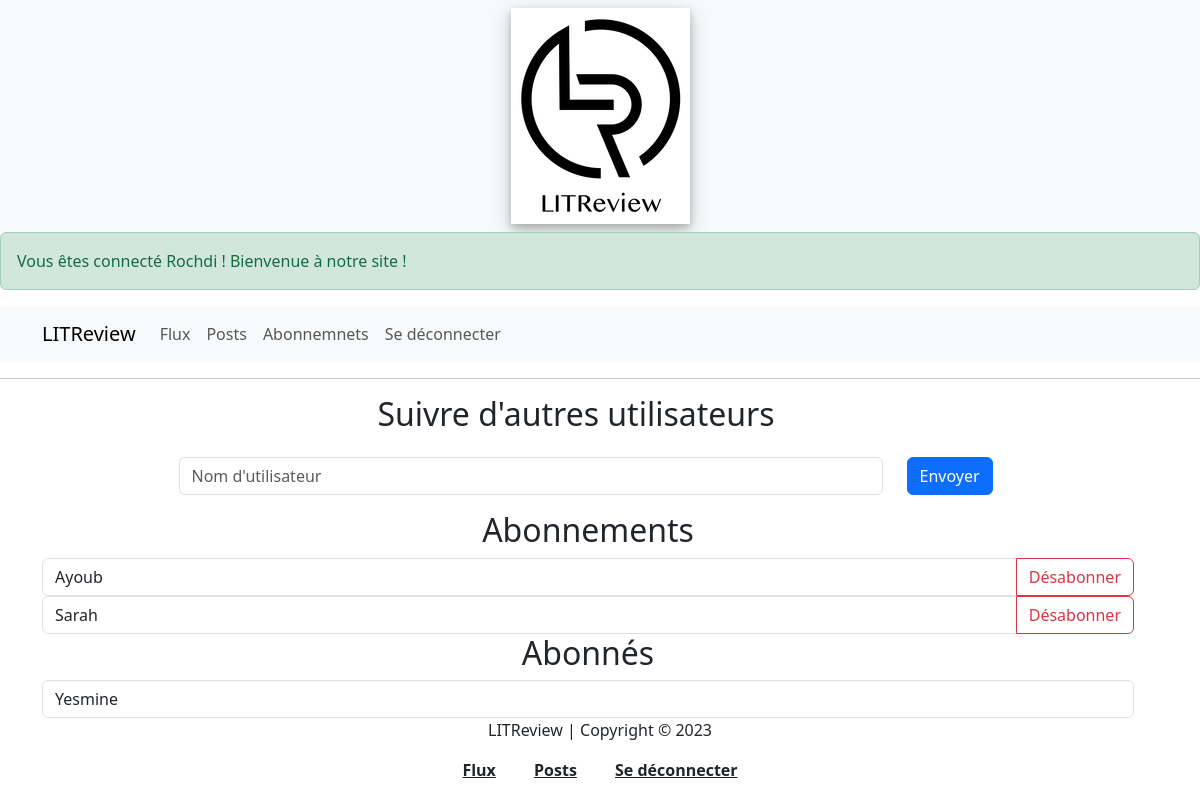
Screenshot of /subscribers/ (signed in) with the database file from the repository.
### accounts/models.py (models this page shows)
class CustomUser(AbstractUser):
    profile_photo = models.ImageField(blank=True, upload_to="", verbose_name="Photo de profil")
    class Meta:
        verbose_name = "Utilisateur"
    def __str__(self):
        return self.username

### subscriptions/models.py (models this page shows, shortened)
class UserFollows(models.Model):
    user = models.ForeignKey(to=settings.AUTH_USER_MODEL, on_delete=models.CASCADE, related_name='following')
    followed_user = models.ForeignKey(to=settings.AUTH_USER_MODEL, on_delete=models.CASCADE,
                                      related_name='followed_by')
    class Meta:
        unique_together = ('user', 'followed_user', )
        verbose_name = "Abonnement: abonné/suivi"

### subscriptions/views.py (the view, shortened to what this page needs)
# urls.py: path("subscribers/", include("subscriptions.urls")),
@login_required
def subscribers(request):
    user = get_user(request)
    message = ''
    followed_users = UserFollows.objects.filter(user=user)
    followed_bys = UserFollows.objects.filter(followed_user=user)
    context = {
        "followed_users": followed_users,
        "followed_bys": followed_bys,
        "user": user,
        'message': message
    }
    return render(request, 'subscriptions/subscribers.html', context)

### subscriptions/templates/subscriptions/subscribers.html (shortened to what this page needs)
{% extends "base.html" %}
{% block content %}
    {% include "nav_bar.html" %}
    <hr>
    <div class="container">
        <form method="POST" action="{% url 'subscribers' %}">
            <div class="row justify-content-center">
                <div class="col text-center">
                    <div class="row justify-content-center">
                        <h2 class="sub-title">Suivre d'autres utilisateurs</h2>
                        <div class="col-8">
                            <input type="text" class="form-control" id="usertofollow" placeholder="Nom d'utilisateur"
                               name="name">
                        </div>
                        <div class="col-1">
                            <button type="submit" name="sub" class="btn btn-primary mb-3">Envoyer</button>
                        </div>
                    </div>
                </div>
            </div>
            <div class="row justify-content-center">
                <div class="col text-center">
                    <h2 class="sub-title">Abonnements</h2>
                    {% for followed_user in followed_users %}
                    <div class="input-group">
                        <input type="text" class="form-control" value="{{followed_user.followed_user.username}}"
                               aria-label="Nom personnage" readonly>
                        <button class="btn btn-outline-danger" value="{{followed_user.followed_user.username}}"
                                name="unsub" type="submit">Désabonner
                        </button>
                    </div>
                    {% endfor %}
                </div>
            </div>
            <div class="row justify-content-center">
                <div class="col text-center">
                    <h2 class="sub-title">Abonnés</h2>
                    {% for followed_by in followed_bys %}
                        <input class="form-control" type="text" value="{{followed_by.user.username}}"
                               aria-label="Nom Personnage" readonly>
                    {% endfor %}
                </div>
            </div>
        </form>
    </div>
    <div class="container-fluid text-center mb-3">
         <p>LITReview | Copyright &copy; 2023</p>
         <a class="alert alert-link" href="{% url 'home' %}">Flux</a>
         <a class="alert alert-link" href="{% url 'posts' %}">Posts</a>
         <a class="alert alert-link" href="{% url 'logout' %}">Se déconnecter</a>
    </div>
{% endblock %}

### templates/nav_bar.html (shortened to what this page needs)
{% block content %}
      {% block comment %}
          <div class="alert alert-success">
              Vous êtes connecté {{ request.user|capfirst }} ! Bienvenue à notre site !
          </div>
      {% endblock %}
      <nav class="navbar navbar-expand-sm navbar-light bg-light">
          <div class="container">
              <a class="navbar-brand" href="#">LITReview</a>
              <div class="collapse navbar-collapse" id="navigation">
                <ul class="navbar-nav">
                  <li class="nav-item">
                    <a class="nav-link" href="{% url 'home' %}">Flux</a>
                  </li>
                  <li class="nav-item">
                    <a class="nav-link" href="{% url 'posts' %}">Posts</a>
                  </li>
                  <li class="nav-item">
                    <a class="nav-link" href="{% url 'subscribers' %}">Abonnemnets</a>
                  </li>
                  <li class="nav-item">
                    <a class="nav-link" href="{% url 'logout' %}">Se déconnecter</a>
                  </li>
                </ul>
              </div>
          </div>
      </nav>
{% endblock %}

### static/css/base.css (style rules this page uses)
a { text-align: center; }
hr { border: 5px solid black; }

### static/css/form.css (style rules this page uses)
form { margin: 0px auto; }
input { margin: 0.4rem; }
div { width: 100%; }

### rows the page displays
CustomUser: user "Rochdi"
UserFollows: followed_user.username "Ayoub"
UserFollows: followed_user.username "Sarah"
UserFollows: user.username "Yesmine"
